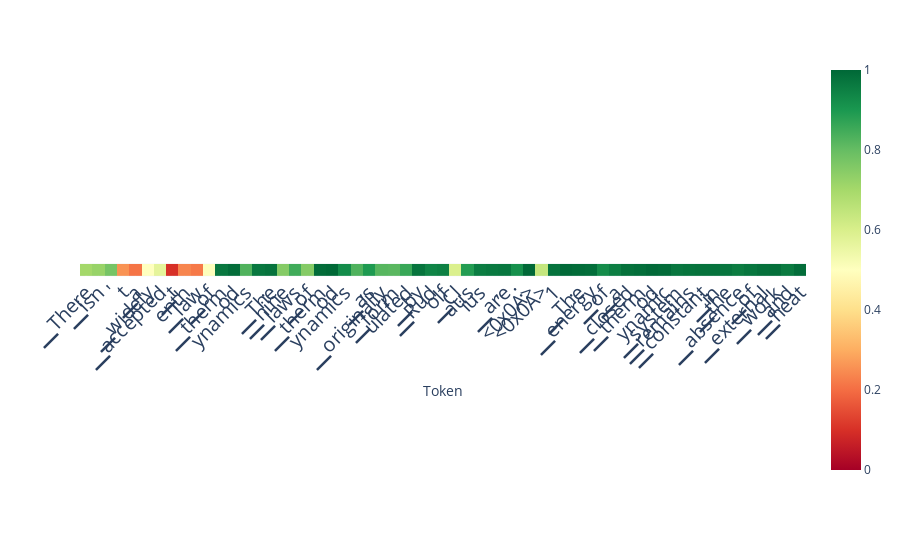

Notebook cell for this chart:
### Code cell
# alternative: auto-aggregation
scores_per_token = doc.detect(output['projections'], aggregation_method='auto')
doc.plot_scores_per_token(scores_per_token, tokens, lastn_tokens_to_plot=max_new_tokens, detection_method='classifier')

### Figure 1 — Plotly figure (JSON) as saved in the notebook; plotly's stock layout.template omitted (floating-point values rounded to 4 significant figures)
{"data": [{"coloraxis": "coloraxis", "hovertemplate": "Token: %{x}<br>y: %{y}<br>color: %{z}<extra></extra>", "name": "0", "type": "heatmap", "xaxis": "x", "yaxis": "y", "z": [[0.7033, 0.7222, 0.7738, 0.2578, 0.2109, 0.5004, 0.5685, 0.1002, 0.2376, 0.2182, 0.5055, 0.9683, 0.9886, 0.8293, 0.9688, 0.9761, 0.7514, 0.8497, 0.751, 0.9921, 0.9986, 0.9253, 0.8303, 0.895, 0.8202, 0.8162, 0.8606, 0.9754, 0.9414, 0.9507, 0.5953, 0.8887, 0.9561, 0.9649, 0.9695, 0.916, 1, 0.6407, 0.9774, 0.9975, 0.9917, 0.9876, 0.9247, 0.9534, 0.9821, 0.9881, 0.9974, 0.9928, 0.9699, 0.976, 0.9788, 0.9802, 0.9732, 0.9589, 0.9714, 0.9825, 0.9861, 0.9622, 0.9888]]}], "layout": {"autosize": true, "coloraxis": {"cmax": 1, "cmin": 0, "colorscale": [[0, "rgb(165,0,38)"], [0.1, "rgb(215,48,39)"], [0.2, "rgb(244,109,67)"], [0.3, "rgb(253,174,97)"], [0.4, "rgb(254,224,139)"], [0.5, "rgb(255,255,191)"], [0.6, "rgb(217,239,139)"], [0.7, "rgb(166,217,106)"], [0.8, "rgb(102,189,99)"], [0.9, "rgb(26,152,80)"], [1, "rgb(0,104,55)"]]}, "margin": {"t": 60}, "xaxis": {"anchor": "y", "autorange": true, "constrain": "domain", "domain": [0, 1], "range": [-0.5, 58.5], "scaleanchor": "y", "tickangle": -45, "tickfont": {"size": 20}, "ticktext": ["▁There", "▁isn", "'", "t", "▁a", "▁widely", "▁accepted", "▁t", "enth", "▁law", "▁of", "▁therm", "od", "ynamics", ".", "▁The", "▁nine", "▁laws", "▁of", "▁therm", "od", "ynamics", ",", "▁as", "▁originally", "▁form", "ulated", "▁by", "▁Rud", "olf", "▁Cl", "aus", "ius", ",", "▁are", ":", "<0x0A>", "<0x0A>", "1", ".", "▁The", "▁energy", "▁of", "▁a", "▁closed", "▁therm", "od", "ynamic", "▁system", "▁remains", "▁constant", "▁in", "▁the", "▁absence", "▁of", "▁external", "▁work", "▁and", "▁heat", "."], "tickvals": [0, 1, 2, 3, 4, 5, 6, 7, 8, 9, 10, 11, 12, 13, 14, 15, 16, 17, 18, 19, 20, 21, 22, 23, 24, 25, 26, 27, 28, 29, 30, 31, 32, 33, 34, 35, 36, 37, 38, 39, 40, 41, 42, 43, 44, 45, 46, 47, 48, 49, 50, 51, 52, 53, 54, 55, 56, 57, 58, 59], "title": {"text": "Token"}}, "yaxis": {"anchor": "x", "autorange": true, "constrain": "domain", "domain": [0.468, 0.532], "range": [0.5, -0.5], "showticklabels": false}}}
